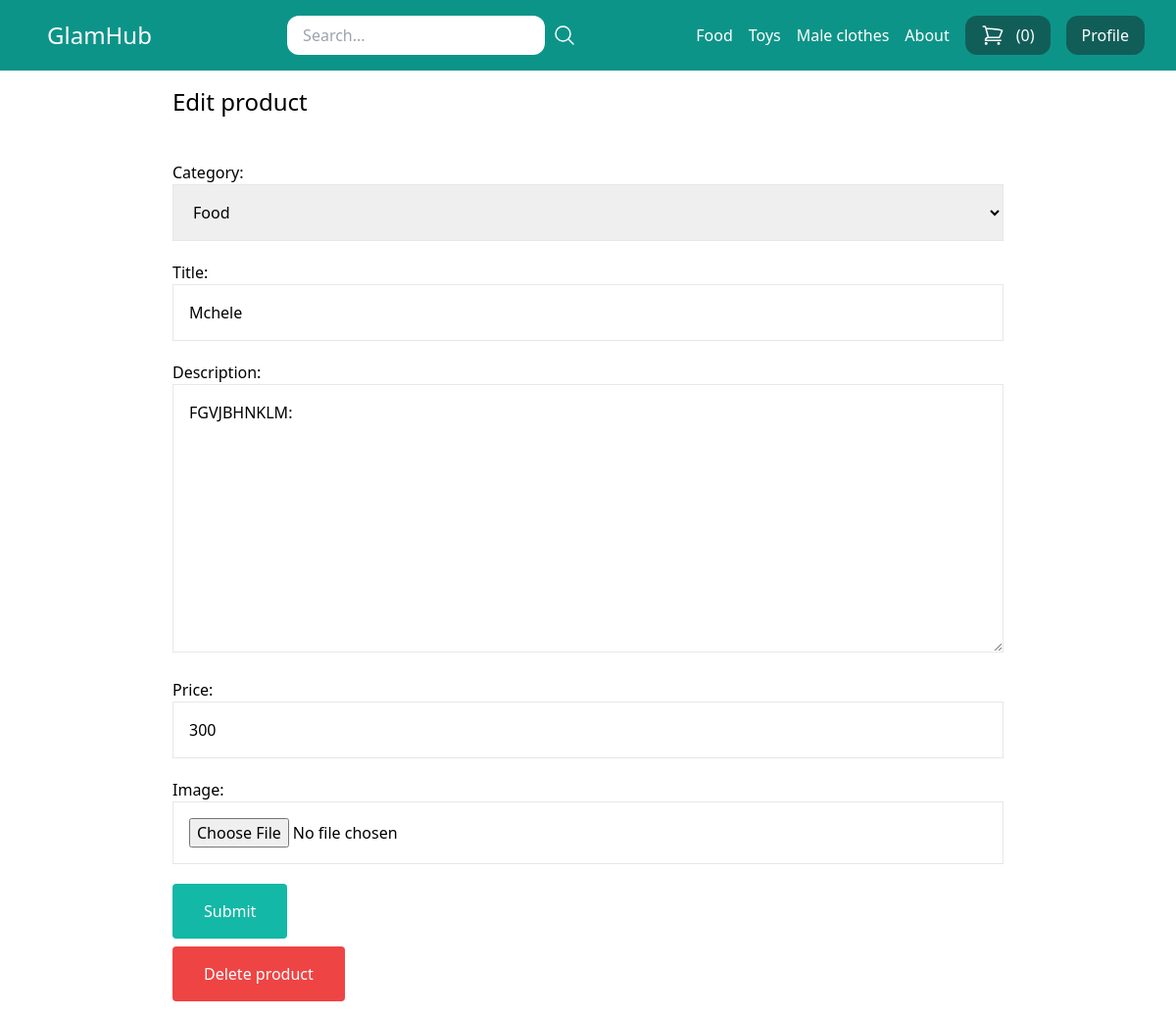
/my_store/edit_product/10/ (signed in), run on an earlier commit of the app's database.
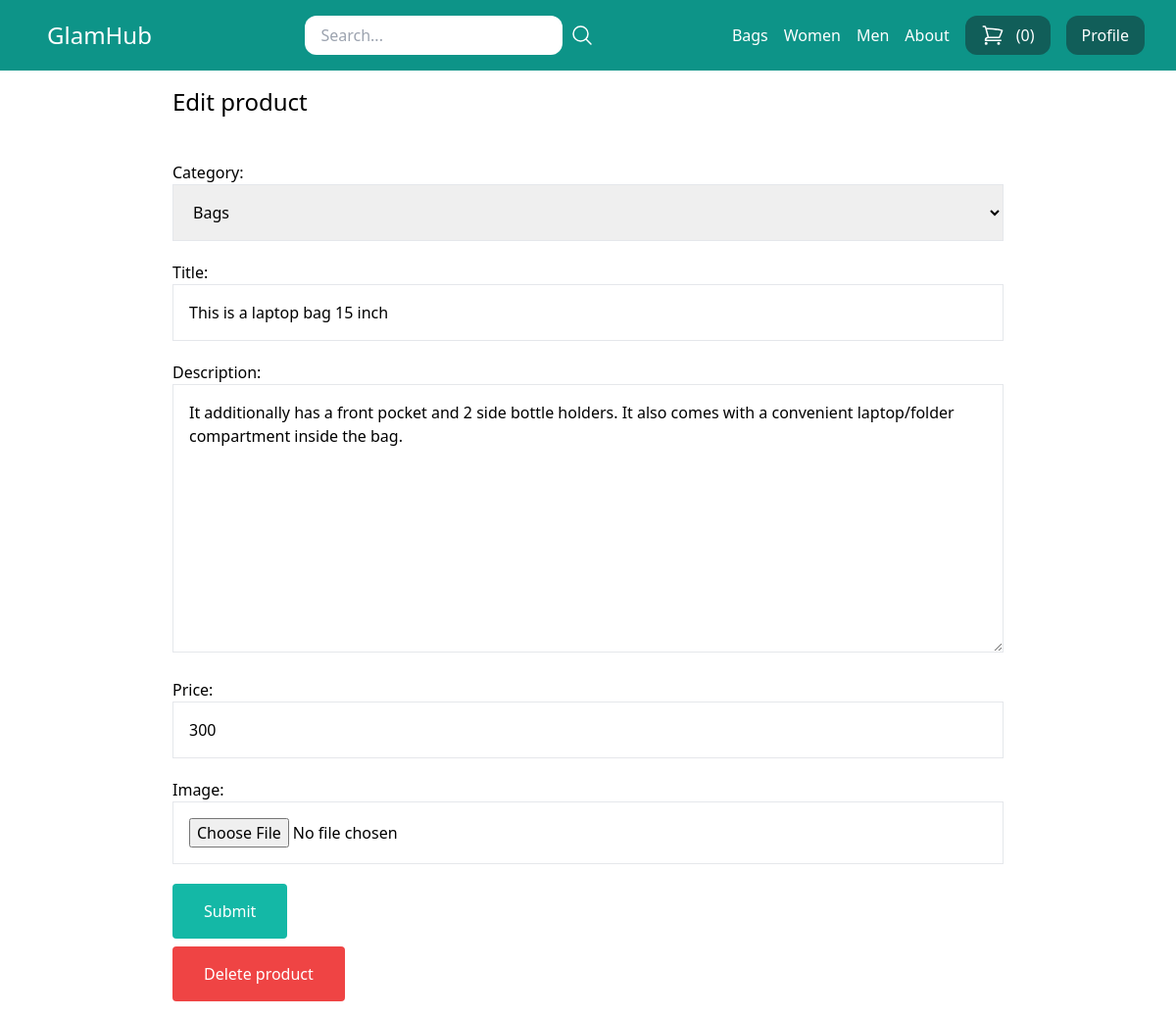
And on a later commit of the database.
### store/models.py (models this page shows, shortened)
class Category(models.Model):
    title = models.CharField(max_length=50)
    slug = models.SlugField(max_length=50)
    class Meta:
        verbose_name_plural = 'Categories'
    def __str__(self):
        return self.title

class Product(models.Model):
    DRAFT = 'draft'
    WAITING_APPROVAL = 'waiting_approval'
    ACTIVE = 'active'
    DELETED = 'deleted'
    STATUS_CHOICES = (
        (DRAFT, 'Draft'),
        (WAITING_APPROVAL, 'Waiting approval'),
        (ACTIVE, 'Active'),
        (DELETED, 'Deleted'),
    )
    user = models.ForeignKey(User, related_name='products', on_delete=models.CASCADE)
    category = models.ForeignKey(Category, related_name='products', on_delete=models.CASCADE)
    title = models.CharField(max_length=50)
    slug = models.SlugField(max_length=50)
    description = models.TextField(blank=True)
    price = models.IntegerField()
    image = models.ImageField(upload_to='uploads/product_images', blank=True, null=True)
    thumbnail = models.ImageField(upload_to='uploads/product_thumbnails', blank=True, null=True)
    created_at = models.DateTimeField(auto_now_add=True)
    updated_at = models.DateTimeField(auto_now=True)
    status = models.CharField(max_length=50, choices=STATUS_CHOICES, default=ACTIVE)
    class Meta:
        ordering = ['-created_at', ]

### userprofile/views.py (the view)
# urls.py: path('my_store/edit_product/<int:pk>/', views.edit_product, name='edit_product'),
@login_required
def edit_product(request, pk):
    product = Product.objects.filter(user=request.user).get(pk=pk)
    if request.method == 'POST':
        form = ProductForm(request.POST, request.FILES, instance=product)
        if form.is_valid():
            form.save()
            messages.success(request, "The product has been edited successfully!.")
            return redirect('my_store')
    else:
        form = ProductForm(instance=product)
    return render(request, 'userprofile/product_form.html', {
        'title': 'Edit product',
        'product': product,
        'form': form
    })

### store/forms.py
class ProductForm(forms.ModelForm):
    class Meta:
        model = Product
        fields = ('category', 'title', 'description', 'price', 'image',)
        widgets = {
            'category': forms.Select(attrs={'class': 'w-full p-4 border border-gray-200'}),
            'title': forms.TextInput(attrs={'class': 'w-full p-4 border border-gray-200'}),
            'description': forms.Textarea(attrs={'class': 'w-full p-4 border border-gray-200'}),
            'price': forms.NumberInput(attrs={'class': 'w-full p-4 border border-gray-200'}),
            'image': forms.FileInput(attrs={'class': 'w-full p-4 border border-gray-200'}),
        }

### store/cart.py (called while the page is built)
    def __len__(self):
        return sum(item['quantity'] for item in self.cart.values())

### store/context_processors.py (called while the page is built)
def cart(request):
    return {'cart': Cart(request)}

### store/templatetags/menu.py (called while the page is built)
@register.inclusion_tag('core/menu.html')
def menu():
    categories = Category.objects.all()
    return {'categories': categories}

### templates/userprofile/product_form.html (shortened to what this page needs)
{% extends 'core/base.html' %}
{% block content %}
    <h1 class="text-2xl">{{ title }}</h1>
    <form method="post" action="." enctype="multipart/form-data" class="space-y-5">
    {{ form.as_p }}
    <button class="mt-6 py-4 px-8 bg-teal-500 text-white hover:bg-teal-800 rounded">Submit</button>
    </form>
    {% if product %}
        <a href="{% url 'delete_product' product.id %}" class="mt-2 inline-block py-4 px-8 bg-red-500 text-white rounded">Delete product</a>
    {% endif %}
{% endblock %}

### templates/core/menu.html
{% for category in categories %}
    <a href="{% url 'category_detail' category.slug %}" class="text-white">{{ category.title }}</a>
{% endfor %}
<a href="{% url 'about' %}" class="text-white">About</a>

What changed in the data, as far as the page shows it:
removed Category: title "Food", title "Mchele"
removed Category: title "Toys"
added Category: title "Bags", title "This is a laptop bag 15 inch"
added Category: title "Women"
changed Category: title "Male clothes" → "Men"
changed Product: category "Food" → "Bags"; description "FGVJBHNKLM:" → "It additionally has a front pocket and 2 side bottle holders. It also comes with a convenient laptop/folder compartment inside the bag."
